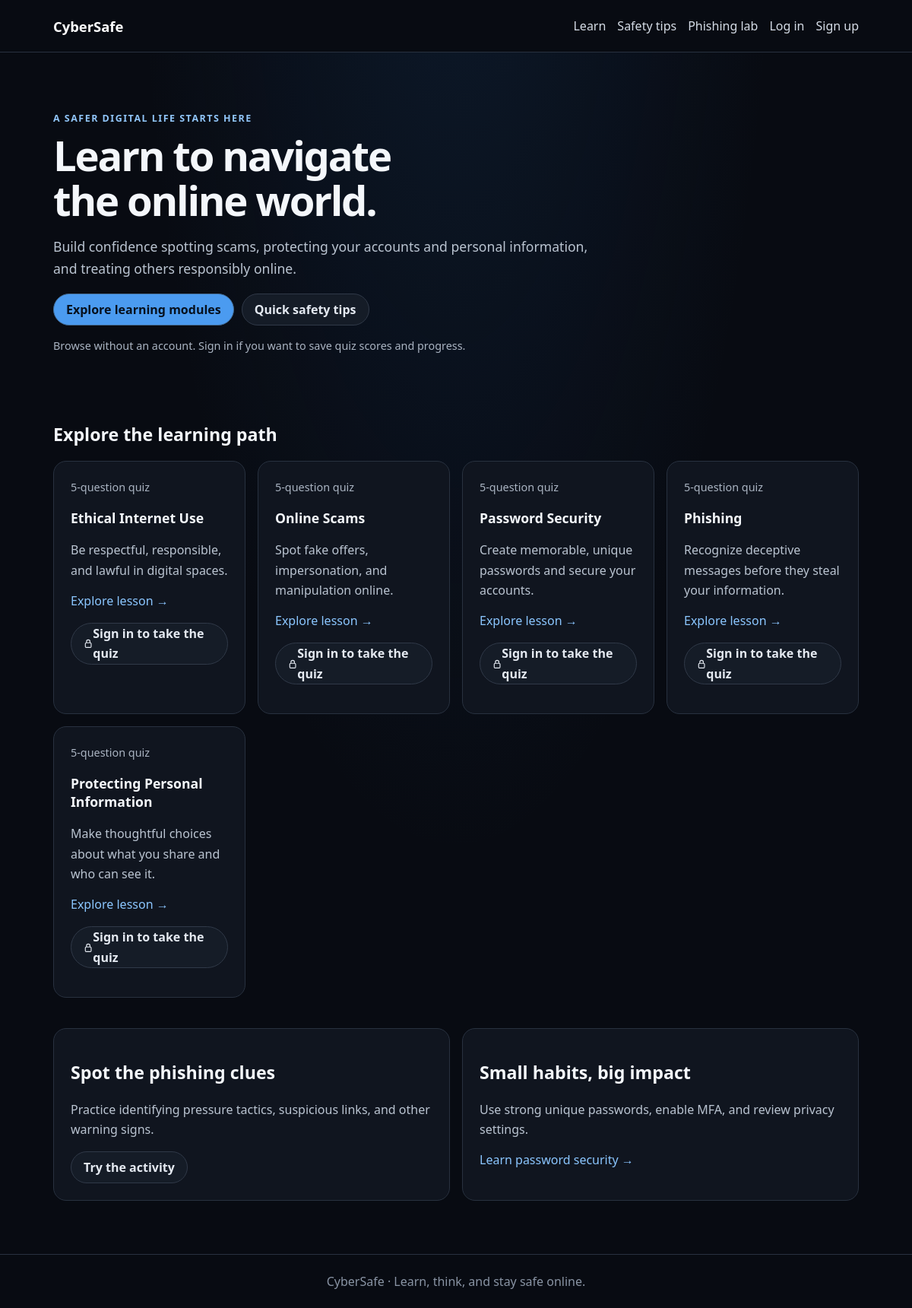
Before: / with the older database file.
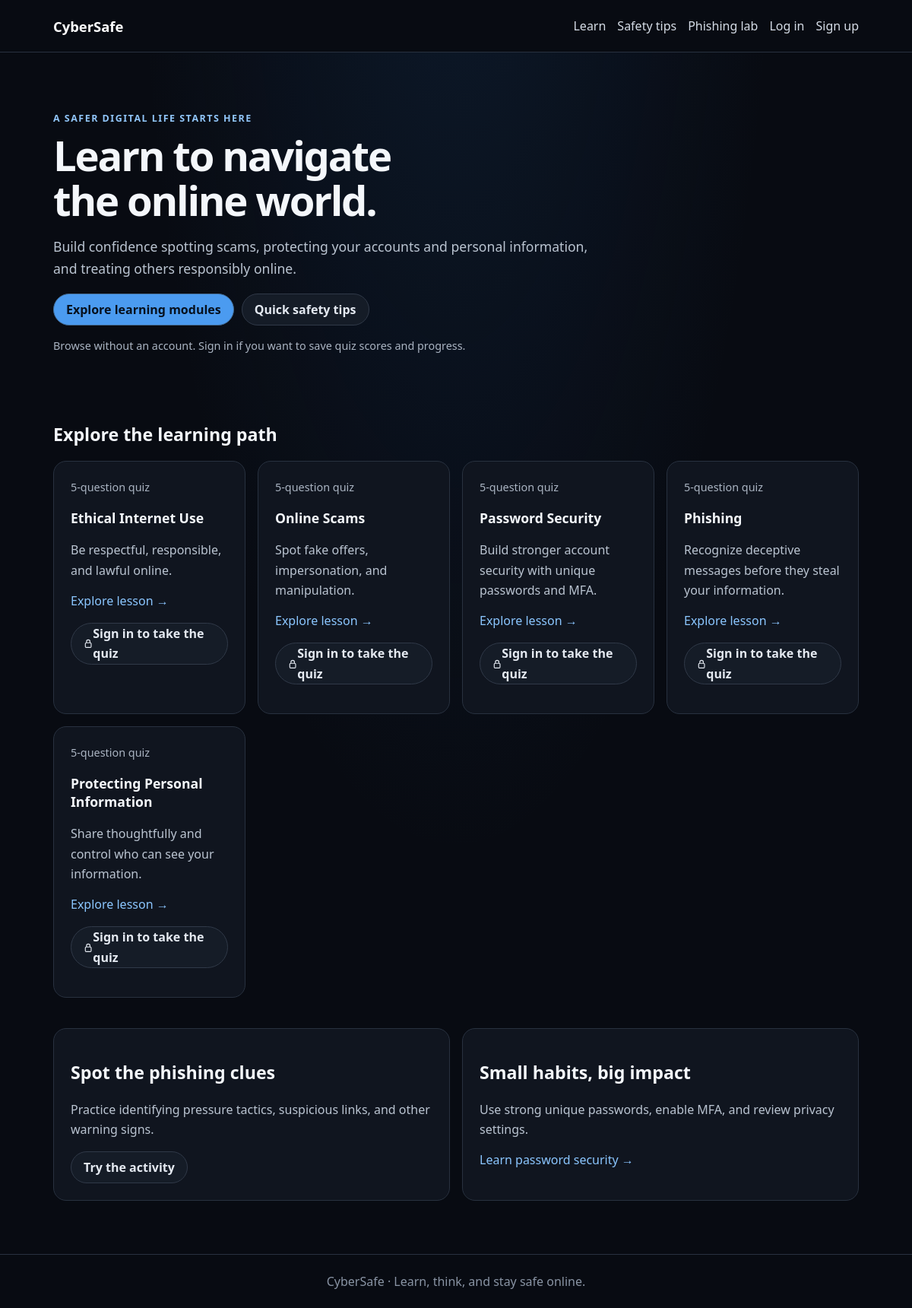
After: the same page with the newer database file.
### tables this page shows
CREATE TABLE modules (
                    id INTEGER PRIMARY KEY, slug TEXT NOT NULL UNIQUE, title TEXT NOT NULL,
                    summary TEXT NOT NULL, lesson TEXT NOT NULL, examples TEXT NOT NULL,
                    takeaways TEXT NOT NULL
                );

### app.py (the view)
    @app.get("/")
    def index():
        rows = db().execute("SELECT * FROM modules ORDER BY title").fetchall()
        return render_template("index.html", modules=[module_data(row) for row in rows])

### app.py (called while the page is built)
def connect(database=DATABASE):
    db = sqlite3.connect(database)
    db.row_factory = sqlite3.Row
    db.execute("PRAGMA foreign_keys = ON")
    return db

### templates/index.html (shortened to what this page needs)
{% extends "base.html" %}
{% block content %}
<section class="hero">
  <span class="eyebrow">A safer digital life starts here</span>
  <h1>Learn to navigate<br>the online world.</h1>
  <p class="lead">Build confidence spotting scams, protecting your accounts and personal information, and treating others responsibly online.</p>
  <div class="actions"><a class="button" href="{{ url_for('modules') }}">Explore learning modules</a><a class="button secondary" href="{{ url_for('tips') }}">Quick safety tips</a></div>
  <p class="small">Browse without an account. Sign in if you want to save quiz scores and progress.</p>
</section>
<section class="section">
  <h2>Explore the learning path</h2>
  <div class="grid">{% for module in modules %}
    <article class="card">
      <span class="small">{{ module.question_count }}-question quiz</span>
      <h3>{{ module.title }}</h3><p>{{ module.summary }}</p>
      <a href="{{ url_for('module', slug=module.slug) }}">Explore lesson →</a>
      {% if module.question_count %}
      <p class="actions">
        <a class="button secondary" href="{{ url_for('quiz', slug=module.slug) }}">
          {% if not current_user %}
          <svg aria-hidden="true" viewBox="0 0 16 16" width="14" height="14" fill="none"><rect x="3" y="7" width="10" height="8" rx="1.5" stroke="currentColor" stroke-width="1.5"/><path d="M5 7V5a3 3 0 0 1 6 0v2" stroke="currentColor" stroke-width="1.5"/></svg>
          Sign in to take the quiz
          {% else %}Take the quiz{% endif %}
        </a>
      </p>
      {% endif %}
    </article>
  {% endfor %}</div>
</section>
<section class="section grid">
  <article class="panel"><h2>Spot the phishing clues</h2><p>Practice identifying pressure tactics, suspicious links, and other warning signs.</p><a class="button secondary" href="{{ url_for('phishing_activity') }}">Try the activity</a></article>
  <article class="panel"><h2>Small habits, big impact</h2><p>Use strong unique passwords, enable MFA, and review privacy settings.</p><a href="{{ url_for('module', slug='password-security') }}">Learn password security →</a></article>
</section>
{% endblock %}

Changed rows visible on the page:
changed modules "Ethical Internet Use": summary "Be respectful, responsible, and lawful in digital spaces." → "Be respectful, responsible, and lawful online."
changed modules "Online Scams": summary "Spot fake offers, impersonation, and manipulation online." → "Spot fake offers, impersonation, and manipulation."
changed modules "Password Security": summary "Create memorable, unique passwords and secure your accounts." → "Build stronger account security with unique passwords and MFA."
changed modules "Protecting Personal Information": summary "Make thoughtful choices about what you share and who can see it." → "Share thoughtfully and control who can see your information."
